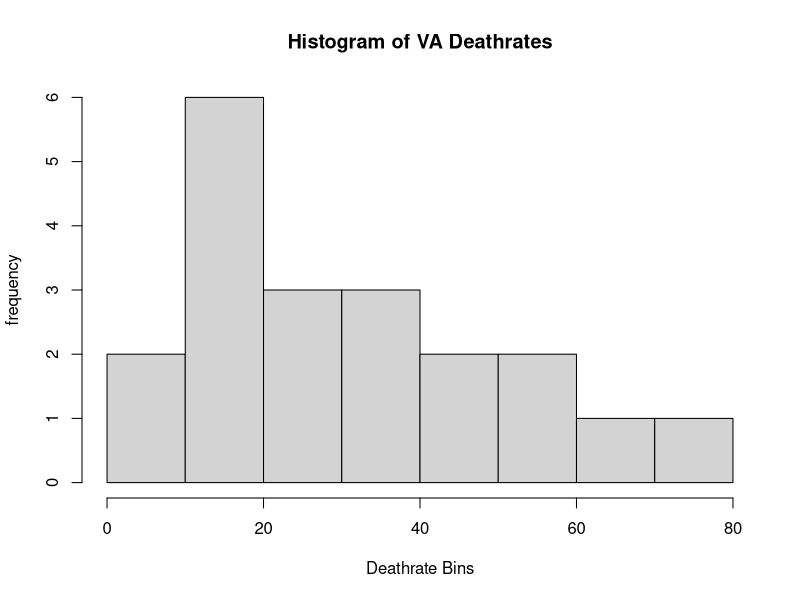
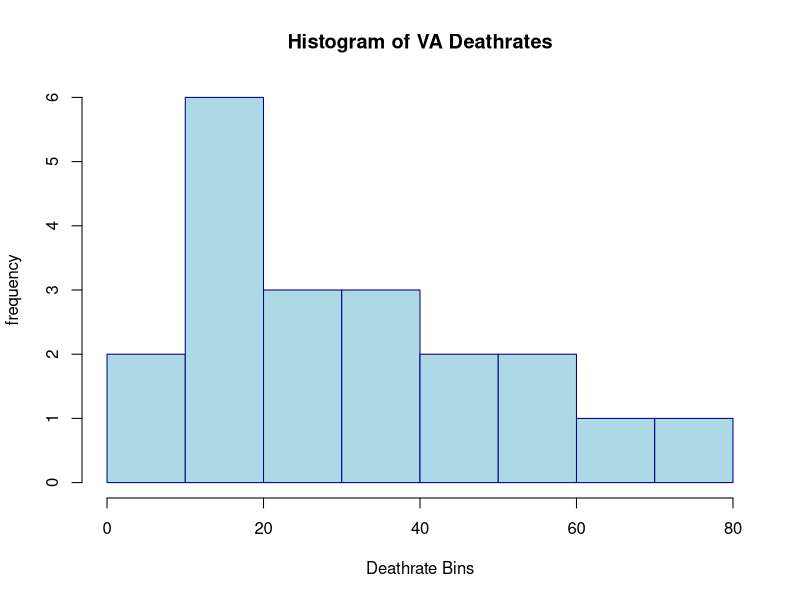
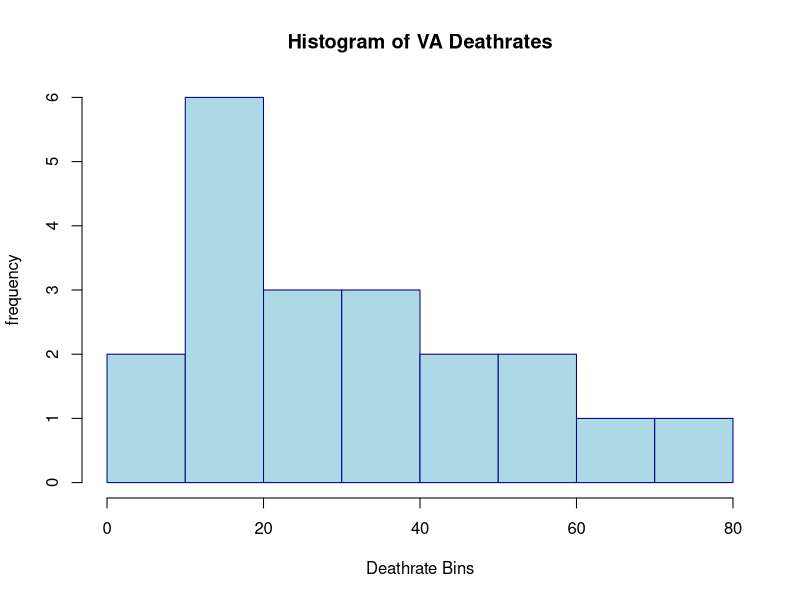
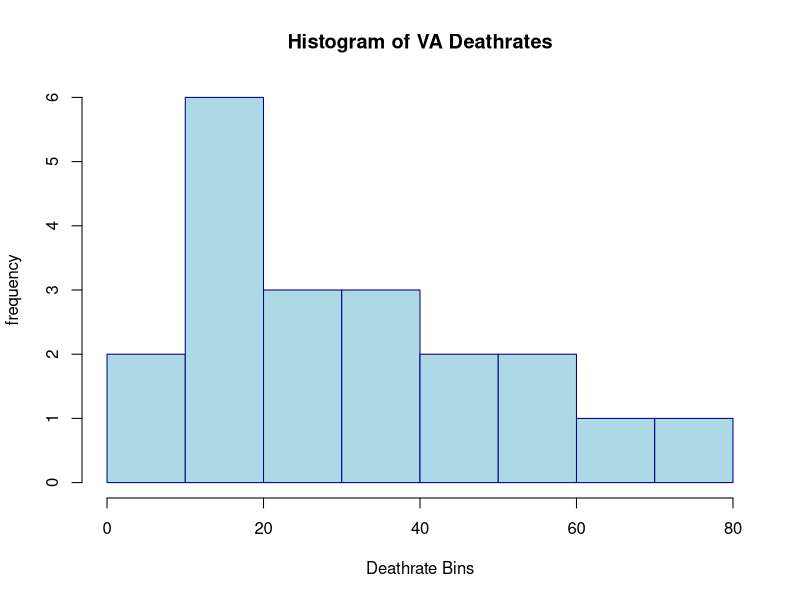

Generate these figures, in order, with R: (Note: this script raises an error after producing the figures.)
data(VADeaths)

VADeaths
View(VADeaths)
?VADeaths
class(VADeaths)

va_df <- as.data.frame(VADeaths)
va_df$AgeGroups <- rownames(VADeaths)
va_df
va_long <- reshape(va_df,
                   direction = "long",
                   varying = colnames(VADeaths),
                   v.names = "DeathRate",
                   timevar = "Population",
                   times = colnames(VADeaths)
)
hist(va_long$DeathRate,
     main = "Histogram of VA Deathrates",
     xlab = "Deathrate Bins",
     ylab = "frequency")

hist(va_long$DeathRate,
     main = "Histogram of VA Deathrates",
     xlab = "Deathrate Bins",
     ylab = "frequency",
     col = 'lightblue',
     border = 'darkblue')

hist(va_long$DeathRate,
     breaks = 8,
     main = "Histogram of VA Deathrates",
     xlab = "Deathrate Bins",
     ylab = "frequency",
     col = 'lightblue',
     border = 'darkblue')

hist(va_long$DeathRate,
     breaks = seq(0,80,by=10),
     main = "Histogram of VA Deathrates",
     xlab = "Deathrate Bins",
     ylab = "frequency",
     col = 'lightblue',
     border = 'darkblue')



library("ggplot2")

ggplot(va_long,aes(x=DeathRate)) +
  geom_histogram